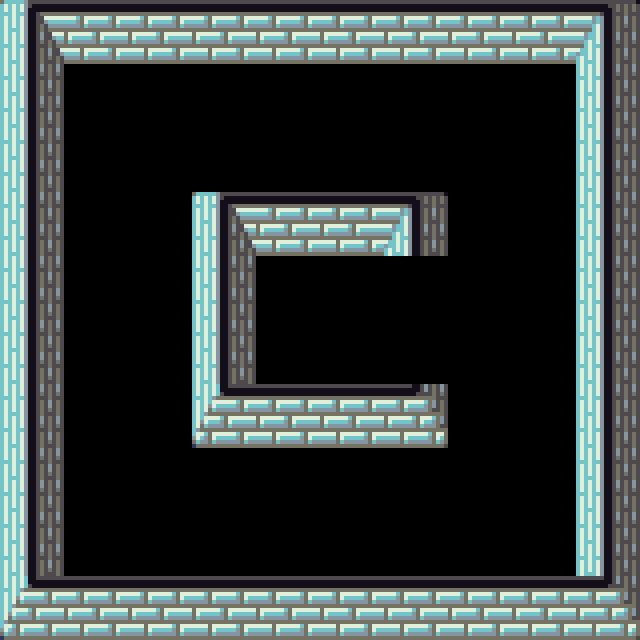

Tiled map render using the project's own tile images. Description and the whole map definition, tile-layer contents included, below:
An orthogonal 10x10 tile map with 64x64 px tiles, 1 tile layer (Tile Layer 1).

<map version="1.0" orientation="orthogonal" renderorder="right-down" width="10" height="10" tilewidth="64" tileheight="64" nextobjectid="1">
 <tileset firstgid="1" name="big_wall" tilewidth="64" tileheight="64" tilecount="9" columns="3">
  <image source="big_wall.png" width="192" height="192" />
 </tileset>
 <layer name="Tile Layer 1" width="10" height="10">
  <data encoding="csv">
1,2,2,2,2,2,2,2,2,3,
4,0,0,0,0,0,0,0,0,4,
4,0,0,0,0,0,0,0,0,4,
4,0,0,1,2,2,3,0,0,4,
4,0,0,4,0,0,0,0,0,4,
4,0,0,4,0,0,0,0,0,4,
4,0,0,7,2,2,9,0,0,4,
4,0,0,0,0,0,0,0,0,4,
4,0,0,0,0,0,0,0,0,4,
7,2,2,2,2,2,2,2,2,9
</data>
 </layer>
</map>